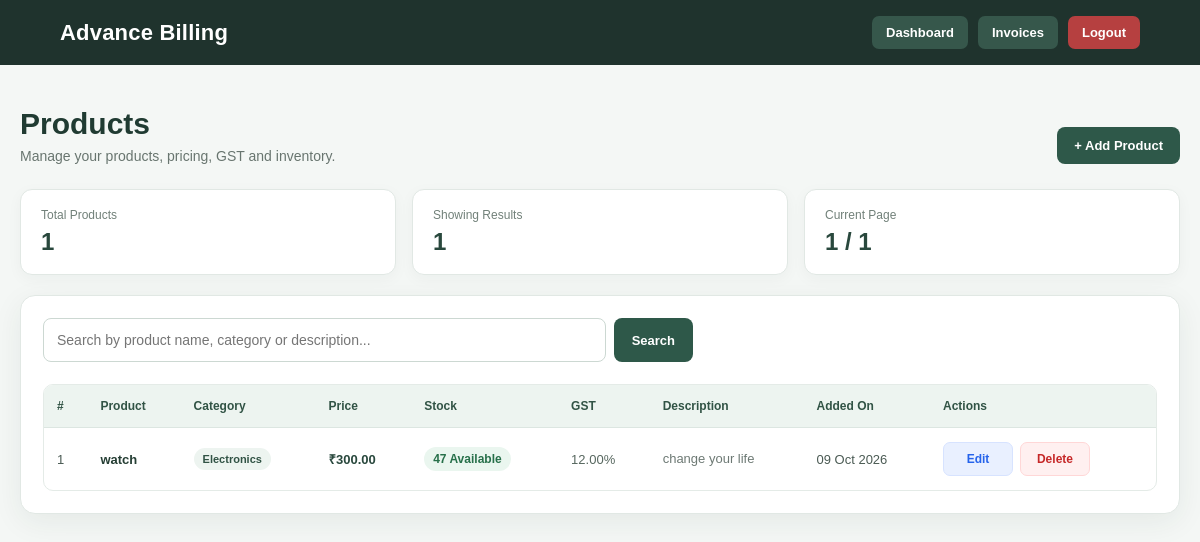
Screenshot of /products/ (signed in) with the database file from the repository.
### billing/models.py (models this page shows, shortened)
class Product(models.Model):
    CATEGORY_CHOICES = [
        ("Electronics", "Electronics"),
        ("Grocery", "Grocery"),
        ("Clothing", "Clothing"),
        ("Furniture", "Furniture"),
        ("Stationery", "Stationery"),
        ("Medicine", "Medicine"),
        ("Food", "Food"),
        ("Other", "Other"),
    ]
    name = models.CharField(max_length=150)
    category = models.CharField(max_length=50, choices=CATEGORY_CHOICES)
    price = models.DecimalField(max_digits=10, decimal_places=2)
    stock = models.PositiveIntegerField(default=0)
    gst_rate = models.DecimalField(max_digits=5, decimal_places=2, default=0)
    description = models.TextField(blank=True)
    created_at = models.DateTimeField(auto_now_add=True)
    updated_at = models.DateTimeField(auto_now=True)
    class Meta:
        ordering = ["-created_at"]
        verbose_name = "Product"
        verbose_name_plural = "Products"

### billing/views.py (the view)
@login_required
def product_list(request):
    search_query = request.GET.get("search", "").strip()
    products = Product.objects.all()
    if search_query:
        products = products.filter(
            models.Q(name__icontains=search_query)
            | models.Q(category__icontains=search_query)
            | models.Q(description__icontains=search_query)
        )
    paginator = Paginator(products, 8)
    page_number = request.GET.get("page")
    page_obj = paginator.get_page(page_number)
    context = {
        "products": page_obj,
        "page_obj": page_obj,
        "search_query": search_query,
        "total_products": Product.objects.count(),
        "showing_products": products.count(),
    }
    return render(
        request,
        "product_list.html",
        context
    )

### templates/product_list.html (shortened to what this page needs)
<!DOCTYPE html>
<html lang="en">
<head>
</head>
<body>
<nav class="navbar">
    <div class="brand">
        Advance Billing
    </div>
    <div class="nav-links">
        <a
            href="{% url 'distributor_dashboard' %}"
            class="dashboard-link"
        >
            Dashboard
        </a>
        <a
            href="{% url 'invoice_list' %}"
            class="dashboard-link"
        >
            Invoices
        </a>
        <a
            href="{% url 'user_logout' %}"
            class="logout-link"
        >
            Logout
        </a>
    </div>
</nav>
<main class="page">
    <div class="heading">
        <div>
            <h1>
                Products
            </h1>
            <p>
                Manage your products, pricing, GST and inventory.
            </p>
        </div>
        <a
            href="{% url 'add_product' %}"
            class="add-product-btn"
        >
            + Add Product
        </a>
    </div>
    <div class="stats">
        <div class="stat-card">
            <div class="stat-label">
                Total Products
            </div>
            <div class="stat-value">
                {{ total_products }}
            </div>
        </div>
        <div class="stat-card">
            <div class="stat-label">
                Showing Results
            </div>
            <div class="stat-value">
                {{ showing_products }}
            </div>
        </div>
        <div class="stat-card">
            <div class="stat-label">
                Current Page
            </div>
            <div class="stat-value">
                {% if page_obj.paginator.num_pages %}
                    {{ page_obj.number }}
                    /
                    {{ page_obj.paginator.num_pages }}
                {% else %}
                    0 / 0
                {% endif %}
            </div>
        </div>
    </div>
    <div class="card">
        <div class="search-area">
            <form
                method="GET"
                action="{% url 'product_list' %}"
                class="search-form"
            >
                <input
                    type="search"
                    name="search"
                    class="search-input"
                    value="{{ search_query }}"
                    placeholder="Search by product name, category or description..."
                    autocomplete="off"
                >
                <button
                    type="submit"
                    class="search-btn"
                >
                    Search
                </button>
            </form>
        </div>
        {% if products %}
            <div class="table-wrapper">
                <table>
                    <thead>
                        <tr>
                            <th>
                                #
                            </th>
                            <th>
                                Product
                            </th>
                            <th>
                                Category
                            </th>
                            <th>
                                Price
                            </th>
                            <th>
                                Stock
                            </th>
                            <th>
                                GST
                            </th>
                            <th>
                                Description
                            </th>
                            <th>
                                Added On
                            </th>
                            <th>
                                Actions
                            </th>
                        </tr>
                    </thead>
                    <tbody>
                        {% for product in products %}
                            <tr>
                                <td>
                                    {{ page_obj.start_index|add:forloop.counter0 }}
                                </td>
                                <td>
                                    <div class="product-name">
                                        {{ product.name }}
                                    </div>
                                </td>
                                <td>
                                    <span class="category">
                                        {{ product.get_category_display }}
                                    </span>
                                </td>
                                <td>
                                    <span class="price">
                                        ₹{{ product.price|floatformat:2 }}
                                    </span>
                                </td>
                                <td>
                                    {% if product.stock == 0 %}
                                        <span class="stock out">
                                            Out of Stock
                                        </span>
                                    {% elif product.stock <= 10 %}
                                        <span class="stock low">
                                            {{ product.stock }} Low
                                        </span>
                                    {% else %}
                                        <span class="stock available">
                                            {{ product.stock }} Available
                                        </span>
                                    {% endif %}
                                </td>
                                <td>
                                    <span class="gst">
                                        {{ product.gst_rate|floatformat:2 }}%
                                    </span>
                                </td>
                                <td>
                                    <div class="description">
                                        {% if product.description %}
                                            {{ product.description|truncatechars:45 }}
                                        {% else %}
                                            —
                                        {% endif %}
                                    </div>
                                </td>
                                <td>
                                    {{ product.created_at|date:"d M Y" }}
                                </td>
                                <td>
                                    <div class="actions">
                                        <a
                                            href="{% url 'edit_product' product.id %}"
                                            class="edit-btn"
                                        >
                                            Edit
                                        </a>
                                        <button
                                            type="button"
                                            class="delete-btn"
                                            onclick="openDeleteModal(
                                                '{{ product.id }}',
                                                '{{ product.name|escapejs }}'
                                            )"
                                        >
                                            Delete
                                        </button>
                                    </div>
                                </td>
                            </tr>
                        {% endfor %}
                    </tbody>
                </table>
            </div>
        {% endif %}
    </div>
</main>
</body>
</html>

### templates/product_list.html (style rules this page uses)
* { margin: 0; padding: 0; box-sizing: border-box; font-family: Arial, Helvetica, sans-serif; }
body { min-height: 100vh; background: #f4f7f5; color: #24362f; }
.navbar { width: 100%; background: #1f332d; color: white; padding: 16px 5%; display: flex; justify-content: space-between; align-items: center; gap: 20px; }
.brand { font-size: 22px; font-weight: 700; letter-spacing: .2px; }
.nav-links { display: flex; align-items: center; gap: 10px; }
.nav-links a { color: white; text-decoration: none; padding: 9px 14px; border-radius: 7px; font-size: 13px; font-weight: 600; transition: .2s; }
.dashboard-link { background: #36574b; }
.logout-link { background: #b64040; }
.page { width: 100%; max-width: 1250px; margin: 42px auto; padding: 0 20px; }
.heading { margin-bottom: 25px; display: flex; justify-content: space-between; align-items: flex-end; gap: 20px; }
.heading h1 { font-size: 30px; color: #203b32; margin-bottom: 7px; }
.heading p { color: #68756f; font-size: 14px; }
.add-product-btn { display: inline-flex; align-items: center; justify-content: center; background: #2e5849; color: white; text-decoration: none; padding: 11px 17px; border-radius: 8px; font-size: 13px; font-weight: 600; white-space: nowrap; transition: .2s; }
.stats { display: grid; grid-template-columns: repeat(3, 1fr); gap: 16px; margin-bottom: 20px; }
.stat-card { background: white; border: 1px solid #e1e8e4; border-radius: 12px; padding: 18px 20px; box-shadow: 0 4px 15px rgba(31, 51, 45, .04); }
.stat-label { color: #718079; font-size: 12px; margin-bottom: 6px; }
.stat-value { color: #29483d; font-size: 24px; font-weight: 700; }
.card { background: white; border: 1px solid #e1e8e4; border-radius: 15px; padding: 22px; box-shadow: 0 8px 30px rgba(31, 51, 45, .07); }
.search-area { display: flex; justify-content: space-between; align-items: center; gap: 15px; margin-bottom: 22px; }
.search-form { display: flex; width: 100%; max-width: 650px; gap: 8px; }
.search-input { flex: 1; height: 44px; border: 1px solid #ccd8d2; border-radius: 8px; padding: 0 13px; outline: none; font-size: 14px; color: #24362f; background: white; transition: .2s; }
.search-btn { height: 44px; border: none; background: #2e5849; color: white; border-radius: 8px; padding: 0 18px; font-size: 13px; font-weight: 600; cursor: pointer; transition: .2s; }
.table-wrapper { width: 100%; overflow-x: auto; border: 1px solid #e4ebe7; border-radius: 10px; }
table { width: 100%; min-width: 1080px; border-collapse: collapse; }
thead { background: #edf4f0; }
th { text-align: left; padding: 14px 13px; color: #315345; font-size: 12px; font-weight: 700; white-space: nowrap; border-bottom: 1px solid #dce6e1; }
td { padding: 14px 13px; color: #4b5b54; font-size: 13px; border-bottom: 1px solid #edf1ef; vertical-align: middle; }
tbody tr { transition: .15s; }
tbody tr:last-child td { border-bottom: none; }
.product-name { color: #263f35; font-weight: 700; }
.category { display: inline-block; padding: 5px 9px; border-radius: 20px; background: #edf4f0; color: #315345; font-size: 11px; font-weight: 600; }
.price { color: #29483d; font-weight: 700; white-space: nowrap; }
.stock { display: inline-block; font-weight: 600; font-size: 12px; padding: 5px 9px; border-radius: 20px; white-space: nowrap; }
.stock.available { color: #27704a; background: #eaf6ef; }
.gst { color: #586860; white-space: nowrap; }
.description { max-width: 220px; color: #6d7974; line-height: 1.5; }
.actions { display: flex; align-items: center; gap: 7px; white-space: nowrap; }
.edit-btn, .delete-btn { display: inline-flex; align-items: center; justify-content: center; min-width: 70px; height: 34px; padding: 0 11px; border-radius: 7px; font-size: 12px; font-weight: 600; cursor: pointer; transition: .2s; }
.edit-btn { background: #e9f0ff; color: #2563eb; text-decoration: none; border: 1px solid #d7e3ff; }
.delete-btn { background: #fff0f0; color: #c62828; border: 1px solid #ffd7d7; }

### rows the page displays
Product: start_index|add "1", name "watch", category "Electronics", price "300.00", stock "47", gst_rate "12.00", description "change your life", created_at "09 Oct 2026"

### other values shown
{{ total_products }} "1"
{{ showing_products }} "1"
{{ page_obj.number }} "1"
{{ page_obj.paginator.num_pages }} "1"
